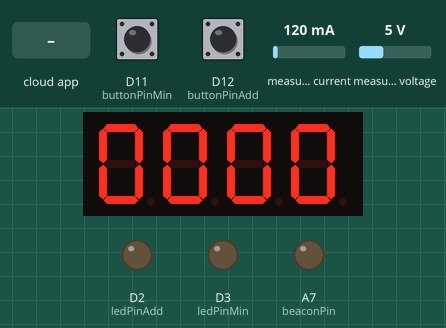
The sketch below on a simulated Arduino Nano 33 IoT. Shown: 4-digit seven-segment display, output pins drawn as LEDs (lit = HIGH). Inputs (shaded band) come from the test bench; at power-on: D12 (buttonPinAdd) HIGH, D11 (buttonPinMin) HIGH, measured current 120 mA, measured voltage 5 V. WiFi joins after 1.5 s; servers stay silent unless stated.

Above: at 4.2 s.
4.3 s: D12 (buttonPinAdd) pulled LOW for 0.15 s
At 5.5 s:
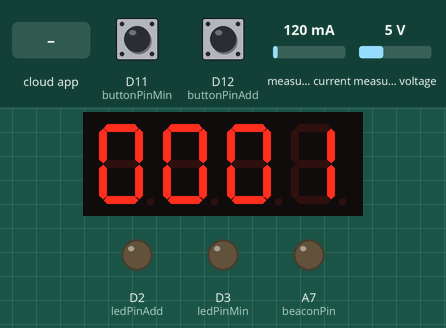
6.0 s: D11 (buttonPinMin) pulled LOW for 0.15 s
At 6.21 s:
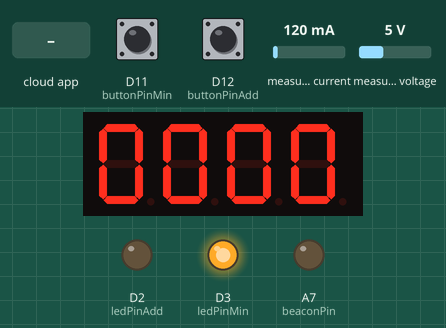
7.7 s: the phone or cloud app sets numOfPpl to 25
At 8.4 s:
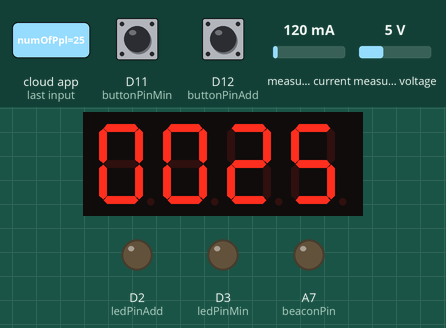
9.3 s: the phone or cloud app sets beaconKillSwitch to 1
At 10.4 s:
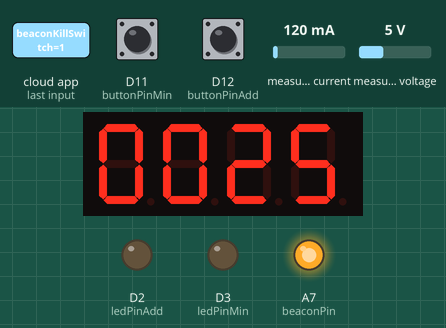
11.0 s: D11 (buttonPinMin) pulled LOW for 1 s
At 11.9 s:
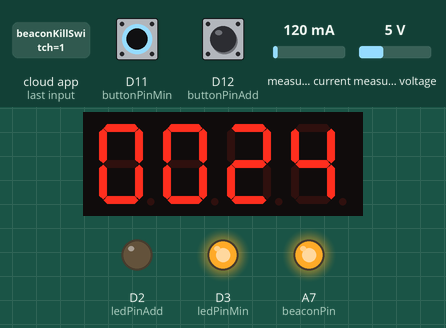
13.6 s: D12 (buttonPinAdd) pulled LOW for 1 s
At 14.2 s:
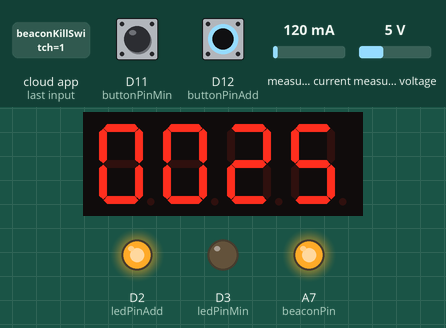
Timing chart, 0 to 16.6 s (numbered marks = the images above; inputs shaded):
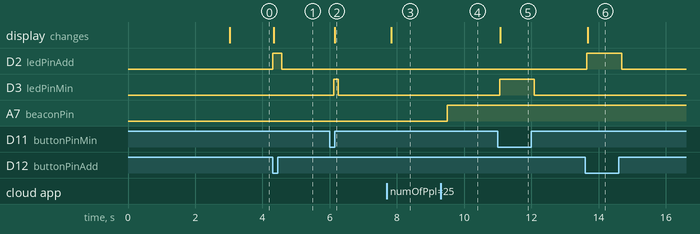

Measured:
- after the input at 4.3 s, D2 (ledPinAdd): LOW → HIGH at once, → LOW 0.26 s later; the display: changes at once (image 1)
- after the input at 6.0 s, D3 (ledPinMin): LOW → HIGH after 0.12 s, → LOW 0.13 s later; the display: changes after 0.15 s (image 2)
- after the input at 7.7 s, the display: changes after 0.13 s (image 3)
- after the input at 9.3 s, A7 (beaconPin): LOW → HIGH after 0.20 s
- after the input at 11.0 s, D3 (ledPinMin): LOW → HIGH after 0.05 s, → LOW 1.0 s later; the display: changes after 0.08 s (image 5)
- after the input at 13.6 s, D2 (ledPinAdd): LOW → HIGH after 0.05 s, → LOW 1.0 s later; the display: changes after 0.07 s (image 6)

The sketch:

OCCUPANCY_TRACKING_2021_oct24a.ino
```cpp
#include "arduino_secrets.h"
/*
  Sketch generated by the Arduino IoT Cloud Thing "OCCUPANCY_TRACKING_2021"
  https://create.arduino.cc/cloud/things/97ba9a30-6cd8-4c59-948b-6778254ef920

  Arduino IoT Cloud Variables description

  The following variables are automatically generated and updated when changes are made to the Thing

  float iotBusvoltage;
  float iotCurrent_mA;
  float iotLoadvoltage;
  float iotPower_mW;
  float iotShuntvoltage;
  int maxNumOfPpl;
  int numOfPpl;
  bool beacon;
  bool beaconKillSwitch;
  bool numOfPplRst;

  Variables which are marked as READ/WRITE in the Cloud Thing will also have functions
  which are called when their values are changed from the Dashboard.
  These functions are generated with the Thing and added at the end of this sketch.
*/

#include "thingProperties.h"

// MANUAL CODE BEGIN
// {
// TM1637 display
#include <Arduino.h>
#include <TM1637Display.h>
// Module connection pins (Digital Pins)
#define CLK 9
#define DIO 10
TM1637Display display(CLK, DIO);

// INA219 Stuff
#include <Wire.h>
#include <Adafruit_INA219.h>

Adafruit_INA219 ina219;

// constants won't change. They're used here to set pin numbers:
const int buttonPinAdd = 12;     // the number of the pushbutton pin
const int ledPinAdd =  2;      // the number of the LED pin
const int buttonPinMin = 11;
const int ledPinMin =  3;
const int beaconPin = 21;

// variables will change:
int buttonStateAdd = 0;         // variable for reading the pushbutton status
int lastButtonStateAdd = 0;
int buttonStateMin = 0;
int lastButtonStateMin = 0;
//int buttonPushCounter = 0;

// }
// MANUAL CODE END


void setup(void)
{
  // Initialize serial and wait for port to open:
  Serial.begin(9600);
  // This delay gives the chance to wait for a Serial Monitor without blocking if none is found
  delay(1500);

  // Defined in thingProperties.h
  initProperties();

  // Connect to Arduino IoT Cloud
  ArduinoCloud.begin(ArduinoIoTPreferredConnection);

  /*
     The following function allows you to obtain more information
     related to the state of network and IoT Cloud connection and errors
     the higher number the more granular information you’ll get.
     The default is 0 (only errors).
     Maximum is 4
  */
  setDebugMessageLevel(2);
  ArduinoCloud.printDebugInfo();

  // MANUAL CODE BEGIN
  // {
  // initialize the LED pin as an output:
  pinMode(ledPinAdd, OUTPUT);
  pinMode(ledPinMin, OUTPUT);
  pinMode(beaconPin, OUTPUT);

  // initialize the pushbutton pin as an input:
  pinMode(buttonPinAdd, INPUT_PULLUP);
  pinMode(buttonPinMin, INPUT_PULLUP);

  // TM1637 stuff


  //INA219 Stuff
    //{
  //Serial.begin(115200);

  /*
  while (!Serial)
  {
      // will pause Zero, Leonardo, etc until serial console opens
      delay(1);
  }
  */

  uint32_t currentFrequency;

  /*Serial.println("Hello!");*/

  // Initialize the INA219.
  // By default the initialization will use the largest range (32V, 2A).  However
  // you can call a setCalibration function to change this range (see comments).


  if (! ina219.begin())
  {
    Serial.println("Failed to find INA219 chip");
    while (1) { delay(10); }
  }


  // To use a slightly lower 32V, 1A range (higher precision on amps):
  //ina219.setCalibration_32V_1A();
  // Or to use a lower 16V, 400mA range (higher precision on volts and amps):
  //ina219.setCalibration_16V_400mA();

  /*Serial.println("Measuring voltage and current with INA219 ...");*/
    // }
  // }
  // MANUAL CODE END

}

void loop(void)
{
  ArduinoCloud.update();
  // Your code here

  // MANUAL CODE BEGIN
  // {

  //INA219 Stuff
    //{
  /*
  float shuntvoltage = 0;
  float busvoltage = 0;
  float current_mA = 0;
  float loadvoltage = 0;
  float power_mW = 0;
  */

  iotShuntvoltage = ina219.getShuntVoltage_mV();
  iotBusvoltage = ina219.getBusVoltage_V();
  iotCurrent_mA = ina219.getCurrent_mA();
  iotPower_mW = ina219.getPower_mW();
  iotLoadvoltage = iotBusvoltage + (iotShuntvoltage / 1000);

  /*
  iotShuntvoltage = shuntvoltage;
  iotBusvoltage = busvoltage;
  iotCurrent_mA = current_mA;
  iotPower_mW = power_mW;
  iotLoadvoltage = loadvoltage;
  */

  /*
  Serial.print("Bus Voltage:   "); Serial.print(iotBusvoltage); Serial.println(" V");
  Serial.print("Shunt Voltage: "); Serial.print(iotShuntvoltage); Serial.println(" mV");
  Serial.print("Load Voltage:  "); Serial.print(iotLoadvoltage); Serial.println(" V");
  Serial.print("Current:       "); Serial.print(iotCurrent_mA); Serial.println(" mA");
  Serial.print("Power:         "); Serial.print(iotPower_mW); Serial.println(" mW");
  Serial.println("");
  */
    //}

  // read the state of the pushbutton value:
  buttonStateAdd = digitalRead(buttonPinAdd);
  buttonStateMin = digitalRead(buttonPinMin);
  digitalWrite(beaconPin, beacon);

  // Check whether numOfPplRst button is pushed.
  if (numOfPplRst == true)
  {
    numOfPpl = 0;
  }
  // check if the pushbutton is pressed. If it is, the buttonState is HIGH:
  if (buttonStateAdd == LOW)
  {
    // turn LED on:
    digitalWrite(ledPinAdd, HIGH);
    if (buttonStateAdd != lastButtonStateAdd)
    {
      //buttonPushCounter ++ ;
      numOfPpl ++ ;
    }
  }
  else
  {
    // turn LED off:
    digitalWrite(ledPinAdd, LOW);
  }
  lastButtonStateAdd = buttonStateAdd;


  if (buttonStateMin == LOW)
  {
    // turn LED on:
    digitalWrite(ledPinMin, HIGH);
    if (buttonStateMin != lastButtonStateMin)
    {
      //buttonPushCounter -- ;
      if (numOfPpl > 0)
      {
        numOfPpl -- ;
      }
    }
  }
  else
  {
    // turn LED off:
    digitalWrite(ledPinMin, LOW);
  }

  lastButtonStateMin = buttonStateMin;

  if (beaconKillSwitch == true)
  {
    if (numOfPpl > maxNumOfPpl)
    {
      beacon = true;
    }
    else
    {
      beacon = false;
    }
  }
  else
  {
    beacon = false;
  }
  //TM1637 stuff
  display.setBrightness(0x0f);
  display.showNumberDec(numOfPpl, true);

  delay(100);
  // }
  // MANUAL CODE END
}

// MANUAL CODE BEGIN
// {

// }
// MANUAL CODE END

/*
  Since NumOfPpl is READ_WRITE variable, onNumOfPplChange() is
  executed every time a new value is received from IoT Cloud.
*/
void onNumOfPplChange()
{
  // Add your code here to act upon NumOfPpl change
  // { MANUAL CODE BEGIN
  //numOfPpl = buttonPushCounter ;
  // } MANUAL CODE END
}

/*
  Since Beacon is READ_WRITE variable, onBeaconChange() is
  executed every time a new value is received from IoT Cloud.
*/
void onBeaconChange()  {
  // Add your code here to act upon Beacon change
}


/*
  Since MaxNumOfPpl is READ_WRITE variable, onMaxNumOfPplChange() is
  executed every time a new value is received from IoT Cloud.
*/
void onMaxNumOfPplChange()  {
  // Add your code here to act upon MaxNumOfPpl change
}


/*
  Since BeaconKillSwitch is READ_WRITE variable, onBeaconKillSwitchChange() is
  executed every time a new value is received from IoT Cloud.
*/
void onBeaconKillSwitchChange()  {
  // Add your code here to act upon BeaconKillSwitch change
}

/*
  Since NumOfPplRst is READ_WRITE variable, onNumOfPplRstChange() is
  executed every time a new value is received from IoT Cloud.
*/
void onNumOfPplRstChange()  {
  // Add your code here to act upon NumOfPplRst change
}
```

arduino_secrets.h
```cpp
#define SECRET_SSID ""
#define SECRET_PASS ""
```

thingProperties.h
```cpp
// Code generated by Arduino IoT Cloud, DO NOT EDIT.

#include <ArduinoIoTCloud.h>
#include <Arduino_ConnectionHandler.h>


const char THING_ID[] = "97ba9a30-6cd8-4c59-948b-6778254ef920";

const char SSID[]     = SECRET_SSID;    // Network SSID (name)
const char PASS[]     = SECRET_PASS;    // Network password (use for WPA, or use as key for WEP)

void onMaxNumOfPplChange();
void onNumOfPplChange();
void onBeaconKillSwitchChange();
void onNumOfPplRstChange();

float iotBusvoltage;
float iotCurrent_mA;
float iotLoadvoltage;
float iotPower_mW;
float iotShuntvoltage;
int maxNumOfPpl;
int numOfPpl;
bool beacon;
bool beaconKillSwitch;
bool numOfPplRst;

void initProperties(){

  ArduinoCloud.setThingId(THING_ID);
  ArduinoCloud.addProperty(iotBusvoltage, READ, ON_CHANGE, NULL);
  ArduinoCloud.addProperty(iotCurrent_mA, READ, ON_CHANGE, NULL);
  ArduinoCloud.addProperty(iotLoadvoltage, READ, ON_CHANGE, NULL);
  ArduinoCloud.addProperty(iotPower_mW, READ, ON_CHANGE, NULL);
  ArduinoCloud.addProperty(iotShuntvoltage, READ, ON_CHANGE, NULL);
  ArduinoCloud.addProperty(maxNumOfPpl, READWRITE, ON_CHANGE, onMaxNumOfPplChange);
  ArduinoCloud.addProperty(numOfPpl, READWRITE, ON_CHANGE, onNumOfPplChange, 1);
  ArduinoCloud.addProperty(beacon, READ, ON_CHANGE, NULL);
  ArduinoCloud.addProperty(beaconKillSwitch, READWRITE, ON_CHANGE, onBeaconKillSwitchChange);
  ArduinoCloud.addProperty(numOfPplRst, READWRITE, ON_CHANGE, onNumOfPplRstChange);

}

WiFiConnectionHandler ArduinoIoTPreferredConnection(SSID, PASS);
```
